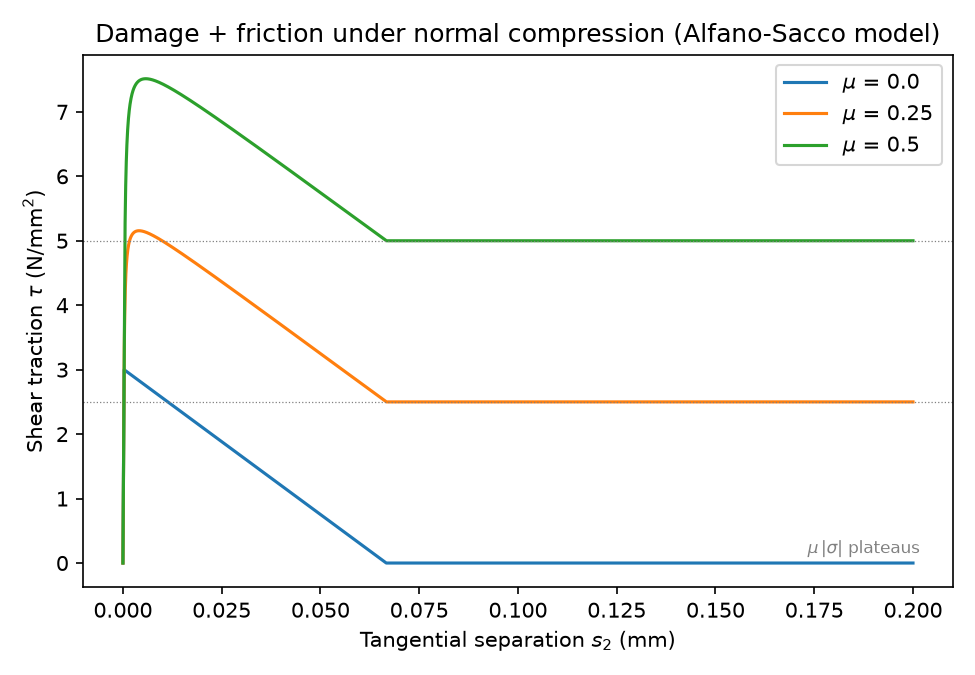

Generate this figure with Python:
"""Constitutive demonstration of the Alfano-Sacco damage+friction law: mode-II response under
fixed normal compression for several friction coefficients. Shows the paper's central feature:
the response transitions from the cohesive bilinear envelope to the Coulomb residual plateau
mu*|sigma_contact| as decohesion completes -- with mu = 0 recovering the frictionless
Crisfield law (zero residual). Saves examples/friction_demo.png."""

import matplotlib

matplotlib.use("Agg")
import matplotlib.pyplot as plt
import torch

from diffcohesive.laws import FrictionalCohesiveTSL

PARAMS = dict(sigma0=3.0, tau0=3.0, G_c1=0.1, G_c2=0.1, K1=1.0e4, K2=1.0e4)
S1_COMPRESSION = -1.0e-3  # contact pressure K1*|s1| = 10 N/mm^2


def response(mu, s2_max, n=4000):
    law = FrictionalCohesiveTSL(mu=mu, **PARAMS)
    state = torch.zeros(2, dtype=torch.float64)
    s2s = torch.linspace(0.0, s2_max, n, dtype=torch.float64)
    taus = []
    for s2 in s2s:
        t, state, _ = law(torch.stack([torch.tensor(S1_COMPRESSION, dtype=torch.float64), s2]), state)
        taus.append(t[1].item())
    return s2s.numpy(), taus


def main():
    sc2 = 2.0 * PARAMS["G_c2"] / PARAMS["tau0"]
    plt.figure(figsize=(6.5, 4.5))
    for mu in (0.0, 0.25, 0.5):
        s2, tau = response(mu, 3.0 * sc2)
        plt.plot(s2, tau, label=f"$\\mu$ = {mu}")
        plateau = mu * abs(PARAMS["K1"] * S1_COMPRESSION)
        if mu > 0:
            plt.axhline(plateau, color="gray", lw=0.6, ls=":")
    plt.text(2.6 * sc2, 0.15, "$\\mu\\,|\\sigma|$ plateaus", fontsize=8, color="gray")
    plt.xlabel("Tangential separation $s_2$ (mm)")
    plt.ylabel("Shear traction $\\tau$ (N/mm$^2$)")
    plt.title("Damage + friction under normal compression (Alfano-Sacco model)")
    plt.legend()
    plt.tight_layout()
    plt.savefig("examples/friction_demo.png", dpi=150)
    print("Saved examples/friction_demo.png")


if __name__ == "__main__":
    main()
